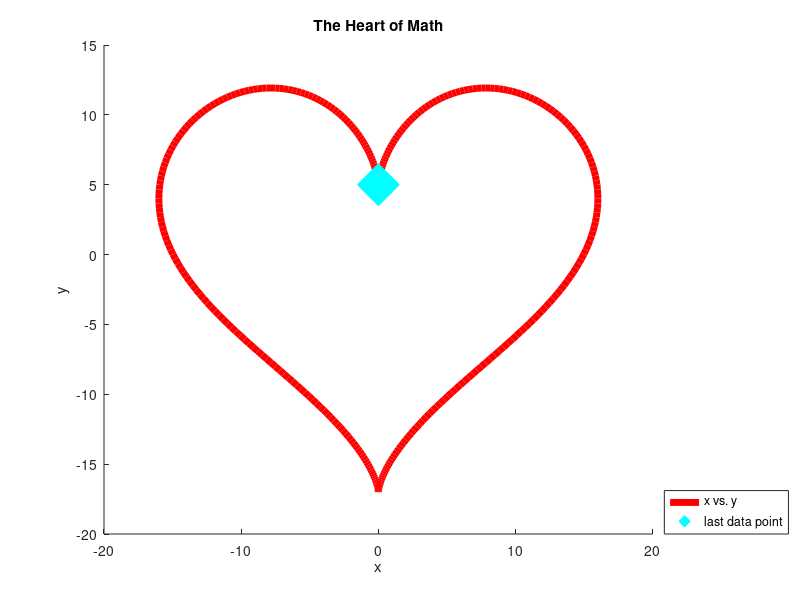
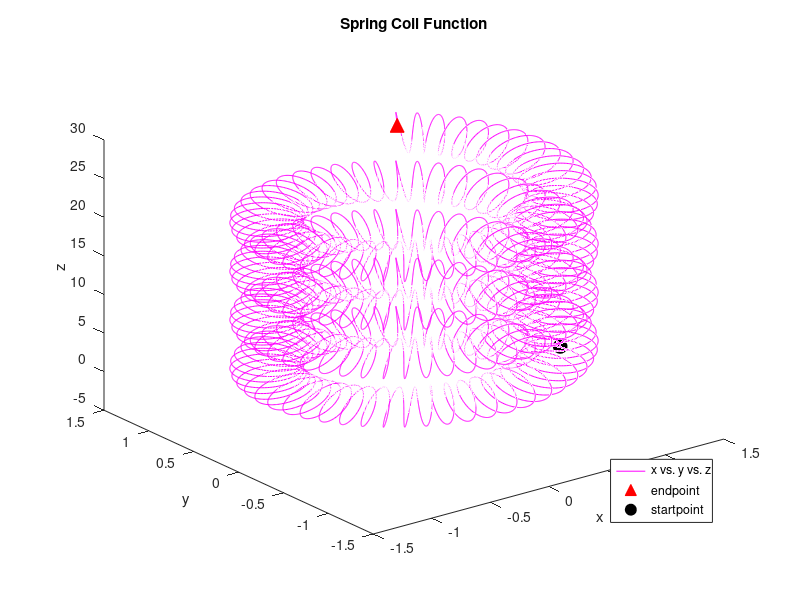

Write the MATLAB code that produced these figures, in order. (Note: this script raises an error after producing the figures.)
clear all;
close all;
clc;
format long;
name = 'Levi Stein';
id = 'A16791467';
hw_num = 3;
%% Problem 1:
% (a) How much money does each customer deposit? Put the answer in a five-element vector p1a.
a = [1 2 2 2 1]; mata = diag(a); A = [-1 -1 -1 -1]; matA = mata + diag(A,1)+ diag(A,-1); matA(1, 2) = 0; 
matA(5,4) = 0; b = [800 0 0 0 400]'; p1a = matA\b;
% (b) Repeat part (a), but the line now has 50 customers. Find the amount of each deposit and put the answer in a fifty-element
% vector p1b.
z = 2*eye(50); z(1,1) = 1; z(50,50) = 1;Z = linspace(-1,-1,49); matZ = z + diag(Z,1) + diag(Z,-1);
matZ(1, 2) = 0; matZ(50,49) = 0; c = [800 linspace(0,0,48) 400]'; p1b = matZ\c;
%% Problem 2:
% (a) Get the current date and time and store them in p2a (set p2a = clock). 
% The current date and time should be the date and time when your homework script is executed while being graded.
p2a = clock;
% (b) Using the format 'YYYY:MM:DD', write the current date to string p2b. 
% Here, YYYY, MM, and DD correspond to 4-digit year, 2-digit month, and 2-digit day, respectively.
p2b = sprintf('%4d:%02d:%2d',p2a(1),p2a(2),p2a(3));
% (c) Using the format 'HH:MM:SS.SSSS', write the current time to string p2c. 
% Here, HH, MM, and SS.SSSS correspond to 2-digit hour, 2-digit minute and 7-character second 
% (2 digits before the decimal point and 4 digits after the decimal points), respectively.
p2c = sprintf('%2d:%2d:%07.4f',p2a(4),p2a(5),p2a(6));
% (d) Remove the last 5 characters from the string in part (c) so that the format is now 'HH:MM:SS'. 
% Put the answer into string p2d.
p2d = sprintf('%2d:%2d:%02.0f',p2a(4),p2a(5),p2a(6));
% (e) Combine the strings in part (b) and part(d) together separated by a single space. Put the answer in string p2e.
p2e = sprintf('%2d:%2d:%07.4f %2d:%2d:%02.0f',p2a(4),p2a(5),p2a(6),p2a(4),p2a(5),p2a(6));
%% Problem 3:
G = [1 1/2 1/3 1/4; 1/5 1/6 1/7 1/8; 1/9 1/10 1/11 1/12]; A1 = [exp(G)];
% (a) Write the last column of matrix A into string p3a using %f with a field width of 6 characters 
% including 4 decimal places for each element. The string must show a column vector.
p3a = sprintf('%6.4f \n%6.4f \n%6.4f', A1(10),A1(11),A1(12));
% (b) Write the last row of matrix A into string p3b using %f with a field width of 5 characters
% including 3 decimal places for each element. The string must show a row vector.
p3b = sprintf('%5.3f %5.3f %5.3f %5.3f', A1(3),A1(6),A1(9),A1(12));
% (c) Write matrix A into string p3c using %f with a field width of 16 characters including 14 decimal places.
p3c = sprintf('%16.14f %16.14f %16.14f %16.14f \n%16.14f %16.14f %16.14f %16.14f \n%16.14f %16.14f %16.14f %16.14f',...
    A1(1),A1(4),A1(7),A1(10),A1(2),A1(5),A1(8),A1(11),A1(3),A1(6),A1(9),A1(12));
%% Problem 4:
% (a)
theta = 1:360; x = 16*(sind(theta)).^3; y = 13*cosd(theta)-5*cosd(2*theta)-2*cosd(3*theta)-cosd(4*theta);
figure; hold on;
plot(x,y,'-r','LineWidth',5); plot(x(end),y(end),'cd','MarkerSize',30,'MarkerFaceColor','c');
title('The Heart of Math'); xlabel('x'); ylabel('y'); legend('x vs. y','last data point','location','southeastoutside');savefig('figure 1'); hold off;
p4a = 'See figure 1';
% (b) Estimate the arc length of the curve. Approximate the arc length with straight lines between consecutive points.
% Put the answer in p4b.
dx = diff(x); dy = diff(y); ds = sqrt(dx.^2+dy.^2); p4b = sum(ds);
%% Problem 5:
% (a) 
theta1 = 0:0.05:1500; x1 = (1+0.25*cosd(50*theta1)).*cosd(theta1); y1 = (1+0.25*cosd(50*theta1)).*sind(theta1);
z1 = (pi*theta1/180)+2*sind(50*theta1);
dx1 = diff(x1); dy1 = diff(y1); dz1 = diff(z1); ds = sqrt(dx1.^2+dy1.^2+dz1.^2); p5a = sum(ds);
% (b) Create figure 2 and use function plot3 with the vectors x, y and z to plot the curve.
figure; hold on;
plot3(x1,y1,z1,'-m','LineWidth',0.5); hold on; 
plot3(x1(end),y1(end),z1(end),'r^','MarkerSize',10,'MarkerFaceColor','r');
plot3(x1(1),y1(1),z1(1),'ko','MarkerSize',10,'MarkerFaceColor','k');
xlabel('x');ylabel('y');zlabel('z');
title('Spring Coil Function');
legend('x vs. y vs. z', 'endpoint','startpoint', 'location', 'southeast'); 
view(3); savefig('figure 2'); hold off;
p5b = 'See figure 2';
%% Problem 6:
% (a) & % (b) 
load('temperature.dat'); temperature = importdata('temperature.dat');
max(max(temperature(:,2:13))); p6a = 9; p6b = 1984;
% (c) Between 1900 and 2000, how many times had the monthly temperature been warmer than 75◦? Put the answer in p6c.
r1900 = find(temperature(:,1) == 1900); r2000 = find(temperature(:,1) == 2000); p6c = sum(sum(temperature(r1900:r2000,2:13)>75));
% (d) During the summer (i.e., Jun, Jul and Aug) between 1900 and 2000, 
% how many times had the monthly temperature been warmer than 75◦? Put the answer in p6d.
p6d = sum(sum(temperature(r1900:r2000,7:9)>75));
% (e) Compute the annual cycle of the temperature by taking the average over the years for each of the months.
avgTmonths = mean(temperature(:,2:13)); figure; hold on; bar(1:12,avgTmonths);
title('Average Temperature in San Diego from 1852-2020');
xlabel('Months Jan-Dec'); ylabel('Avg Temp 1852-2020 (Farenheit)'); savefig('figure 3');hold off; p6e = 'See figure 3';
% (f) From figure 3, in what month of the cycle is the temperature warmest?
p6f = 'On average, the temperature peaks in the month of August';
% (g) Write the annual cycle of the temperature into a file named annual cycle.dat using ASCII format.
file_name = 'annual_cycle.dat'; months = [1:12]; out_data = [months' avgTmonths']; save(file_name,'out_data','-ascii');
p6g = evalc('type("annual_cycle.dat")');
% (h) Compute the annual mean temperature (i.e., the averaged temperature from Jan to Dec in each year)
years = [1852:2020]; temperature1 = temperature(:,2:13); avgTyear = mean(temperature1,2); 
figure; hold on; 
plot(years,avgTyear,'-k','LineWidth',2); 
morethan65 = avgTyear > 65; morethan65_x = years(morethan65);
morethan65_y = avgTyear(morethan65); plot(morethan65_x, morethan65_y, 'ro','MarkerFaceColor','r');
lessthan60 = avgTyear < 60; lessthan60_x = years(lessthan60); 
lessthan60_y = avgTyear(lessthan60); plot(lessthan60_x,lessthan60_y, 'bd', 'MarkerFaceColor', 'b');
title('Annual Mean tempertature in San Diego from 1852-2020'); xlabel('Year'); ylabel('Average Temperature (Farenheit)'); 
legend('Avg. Temp.', 'Avg. Temp. > 65', 'Avg. Temp. < 60', 'location', 'southeast'); savefig('figure 4'); hold off;
p6h = 'See figure 4';
% (i) In figure 4, does the temperature in San Diego get warmer or cooler over the years?
p6i = 'On average, the temperature in San Diego gets warmer over the years';